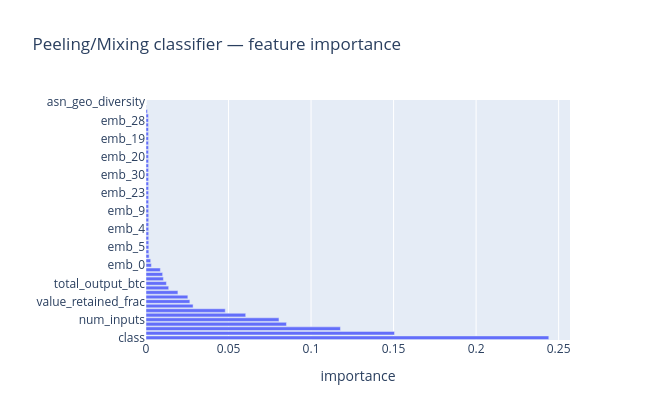

Notebook code for this chart:
### Code cell
imp = pd.Series(clf_pattern.feature_importances_, index=STRUCT_COLS).sort_values(ascending=False)
fig = px.bar(imp, orientation="h", title="Peeling/Mixing classifier — feature importance")
fig.update_layout(height=420, width=650, yaxis_title="", xaxis_title="importance", showlegend=False)
fig.show()

### Figure 1 — Plotly figure (JSON) as saved in the notebook; plotly's stock layout.template omitted (floating-point values rounded to 4 significant figures)
{"data": [{"hovertemplate": "variable=0<br>value=%{x}<br>index=%{y}<extra></extra>", "legendgroup": "0", "marker": {"color": "#636efa", "pattern": {"shape": ""}}, "name": "0", "orientation": "h", "showlegend": true, "textposition": "auto", "type": "bar", "x": [0.244, 0.1506, 0.1178, 0.0851, 0.08056, 0.06041, 0.04802, 0.02853, 0.02657, 0.02536, 0.01934, 0.01374, 0.01236, 0.01055, 0.01009, 0.008708, 0.003268, 0.002838, 0.001891, 0.001714, 0.001705, 0.001677, 0.001646, 0.001646, 0.00164, 0.001636, 0.001635, 0.001633, 0.001612, 0.001601, 0.001596, 0.001594, 0.001593, 0.00159, 0.00158, 0.00158, 0.001571, 0.001571, 0.00157, 0.001562, 0.00155, 0.001539, 0.001538, 0.001534, 0.001532, 0.001529, 0.001523, 0.001508, 0.001503, 0.001485, 0.0009085, 0.0001379, 0.0], "xaxis": "x", "y": ["class", "num_outputs", "graph_outdeg", "out_in_ratio", "num_inputs", "io_ratio", "src_ip_tx_count", "fee_rate", "value_retained_frac", "graph_indeg", "fee_btc", "total_input_btc", "total_output_btc", "log_total_input", "avg_input_amount", "avg_output_amount", "emb_0", "time_step", "emb_1", "emb_3", "emb_5", "emb_21", "emb_26", "propagated_risk", "emb_4", "emb_10", "emb_2", "emb_24", "emb_9", "emb_27", "emb_31", "emb_17", "emb_23", "emb_18", "emb_14", "emb_29", "emb_30", "emb_15", "emb_13", "emb_8", "emb_20", "emb_11", "emb_6", "emb_22", "emb_19", "emb_25", "emb_12", "emb_7", "emb_28", "emb_16", "script_type", "is_round_output", "asn_geo_diversity"], "yaxis": "y"}], "layout": {"barmode": "relative", "height": 420, "legend": {"title": {"text": "variable"}, "tracegroupgap": 0}, "showlegend": false, "title": {"text": "Peeling/Mixing classifier — feature importance"}, "width": 650, "xaxis": {"anchor": "y", "domain": [0, 1], "title": {"text": "importance"}}, "yaxis": {"anchor": "x", "domain": [0, 1], "title": {"text": ""}}}}
